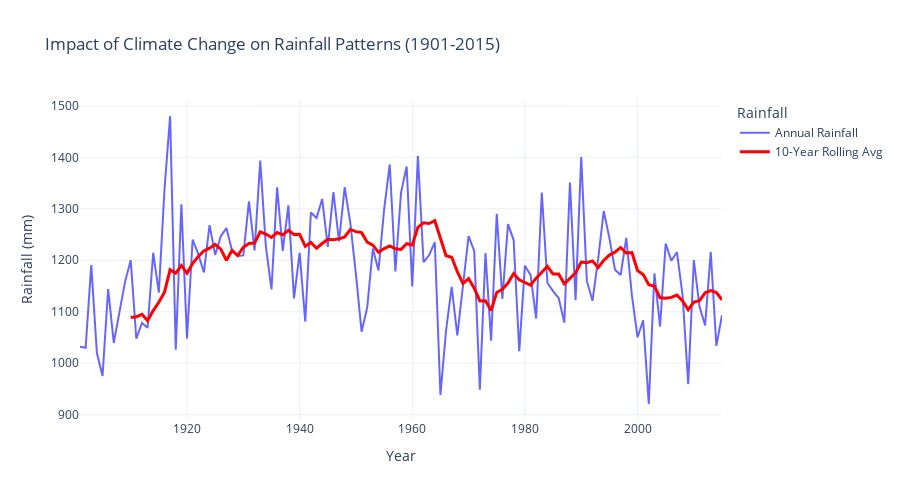

Source (notebook cell):
### Code cell
# calculating rolling averages to assess climate change impact
rainfall_data['10-Year Rolling Avg'] = rainfall_data['ANNUAL'].rolling(window=10).mean()

fig_climate_change = go.Figure()

fig_climate_change.add_trace(go.Scatter(
    x=rainfall_data['YEAR'],
    y=rainfall_data['ANNUAL'],
    mode='lines',
    name='Annual Rainfall',
    line=dict(color='blue', width=2),
    opacity=0.6
))

fig_climate_change.add_trace(go.Scatter(
    x=rainfall_data['YEAR'],
    y=rainfall_data['10-Year Rolling Avg'],
    mode='lines',
    name='10-Year Rolling Avg',
    line=dict(color='red', width=3)
))

fig_climate_change.update_layout(
    title='Impact of Climate Change on Rainfall Patterns (1901-2015)',
    xaxis_title='Year',
    yaxis_title='Rainfall (mm)',
    template='plotly_white',
    legend=dict(title="Rainfall"),
    height=500
)

fig_climate_change.show()
